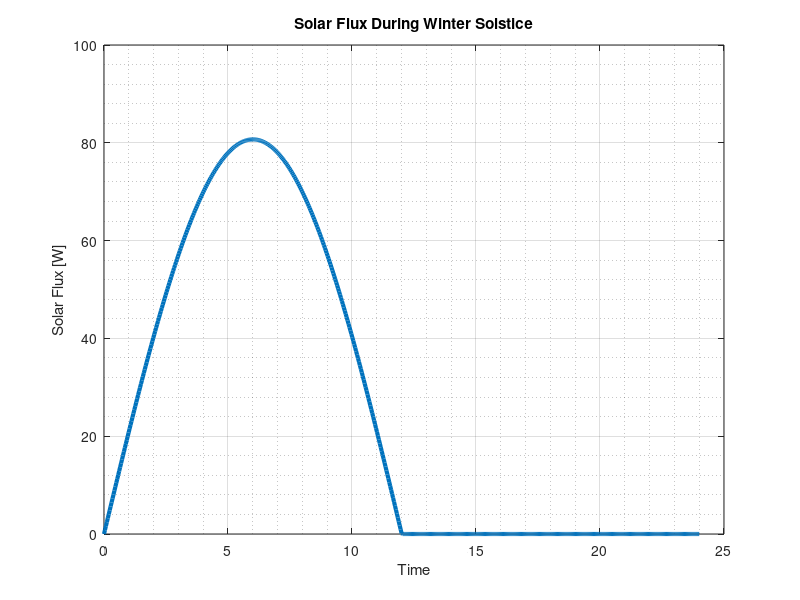
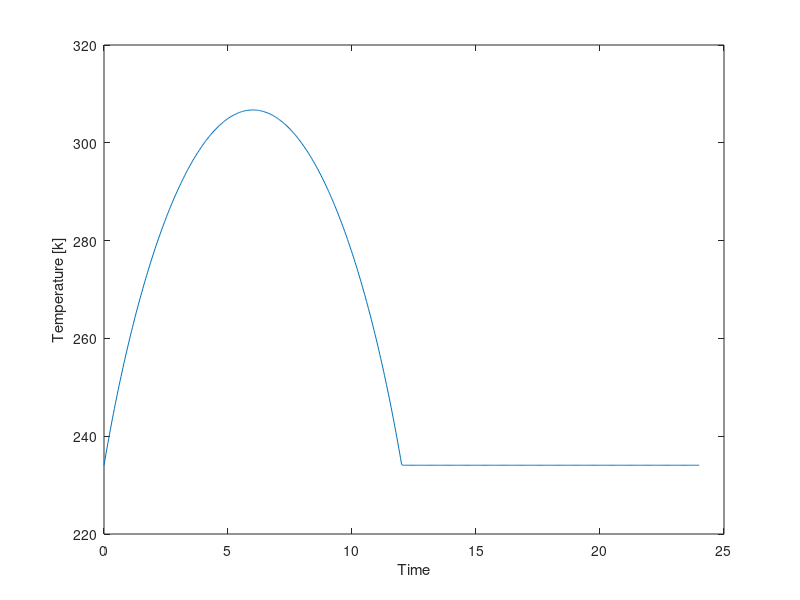
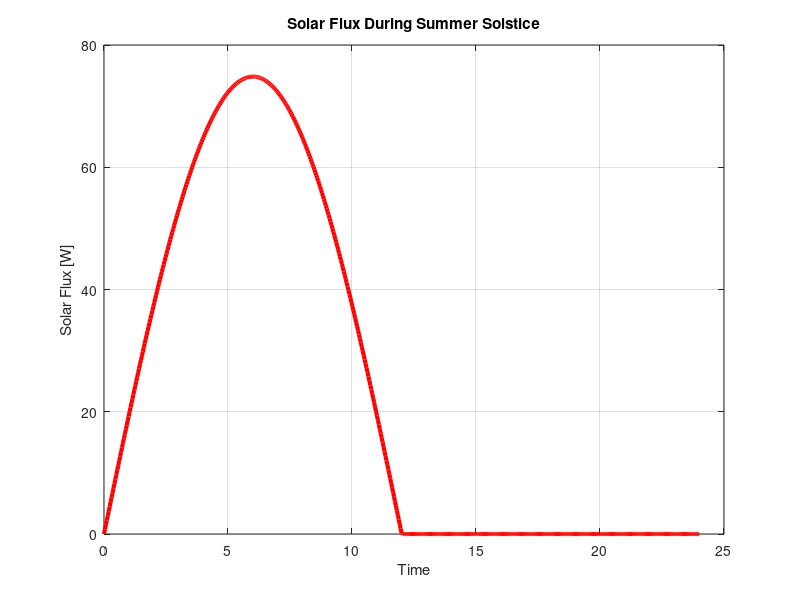

Here is the MATLAB script that generated these plots, in order:
%% Design Lab 
clear; clc; close all; 

IRSolar = 1361; %at 1 AU in w/m^2
IRSpaceCraftWinter = 88;  %w/m^2
IRSpaceCraftSummer = 63;  %w/m^2
InstrumentHeat = 20; %w
Rmin = 0.9827; %in AU
Rmax = 1.0205; %in AU 
theta = 0; % orbit angle 
phi = 23.5; % inclination angle 

%EmissivityRadiator = 0.91; % +- 0.02 
%AbsorbanceRadiator = 0.15; % +- 0.02

%These are to test that our code is giving the correct output 
EmissivityRadiator = 0.85; % +- 0.02 
AbsorbanceRadiator = 0.2; % +- 0.02

R = Rmin; 
IRSolarUseSummer = 1361 * (1/Rmax)^2; 
IRSolarUseWinter = 1361 * (1/Rmin)^2; 

%IRTotal = IRSolarUse + IRSpaceCraft + InstrumentHeat; 

Temp = 303; % in K
TempSpace = 0; 

%((Arad * EmissivityRadiator * IRSolarUse) + IRSpaceCraft + (Arad * EmissivityRadiator * IRSpaceCraft)) = (Arad * EmissivityRadiator)

AradSummer = -20/((IRSolarUseSummer*AbsorbanceRadiator*cosd(phi)) + (IRSpaceCraftSummer * EmissivityRadiator) - (EmissivityRadiator *(5.67*10^-8)* (Temp ^4 - TempSpace ^4)))
SideRad = sqrt(AradSummer)


AradWinter = -20/((IRSolarUseWinter*AbsorbanceRadiator*cosd(phi)) + (IRSpaceCraftWinter * EmissivityRadiator) - (EmissivityRadiator *(5.67*10^-8)* (Temp ^4 - TempSpace ^4)))
SideRad = sqrt(AradWinter)

IRSpaceCraftEquinox = (63+88)/2; %W/m^2
Aradeq = -20/((IRSolar*AbsorbanceRadiator) + (IRSpaceCraftEquinox * EmissivityRadiator) - (EmissivityRadiator *(5.67*10^-8)* (Temp ^4 - TempSpace ^4)))
%fprintf("IR Use is %f", IRSolarUse)


SolarFlux = [];
TempSpaceCraft = [];
for i = 0:0.01:2*pi
    if i <= pi 
        SolarF = Aradeq * IRSolarUseWinter * AbsorbanceRadiator * sin(i); %+ (IRSpaceCraftWinter*AradWinter * AbsorbanceRadiator) ;
    else 
        SolarF = 0;
    end 
    SolarFlux = [SolarFlux;SolarF];
    % T = ((SolarF + 20 + (Aradeq * EmissivityRadiator*IRSpaceCraftWinter))/(Aradeq * EmissivityRadiator *(5.67*10^-8)))^(1/4);
    T = ((SolarF + Aradeq * EmissivityRadiator * IRSpaceCraftWinter + InstrumentHeat) / (Aradeq * EmissivityRadiator * (5.67*10^-8)))^(1/4);
    TempSpaceCraft = [TempSpaceCraft;T];
end 


figure  
plot(linspace(0,24,629), SolarFlux, 'LineWidth', 3)
xlabel("Time")
ylabel("Solar Flux [W]")
title('Solar Flux During Winter Solstice')
grid on
grid minor


figure
plot(linspace(0,24,629), TempSpaceCraft)
xlabel("Time")
ylabel("Temperature [k]")

SolarFlux = [];
TempSpaceCraft = [];
for i = 0:0.01:2*pi
    if i <= pi 
        SolarF = Aradeq * IRSolarUseSummer * AbsorbanceRadiator * sin(i); %+ (IRSpaceCraftWinter*AradWinter * AbsorbanceRadiator) ;
    else 
        SolarF = 0;
    end 
    SolarFlux = [SolarFlux;SolarF];
    T = ((SolarF + 20 + (Aradeq * EmissivityRadiator*IRSpaceCraftSummer))/(Aradeq * EmissivityRadiator *(5.67*10^-8)))^(1/4);
    TempSpaceCraft = [TempSpaceCraft;T];
end 

figure  
plot(linspace(0,24,629), SolarFlux, 'r', 'LineWidth', 3)
xlabel("Time")
ylabel("Solar Flux [W]")
title('Solar Flux During Summer Solstice')
grid on


